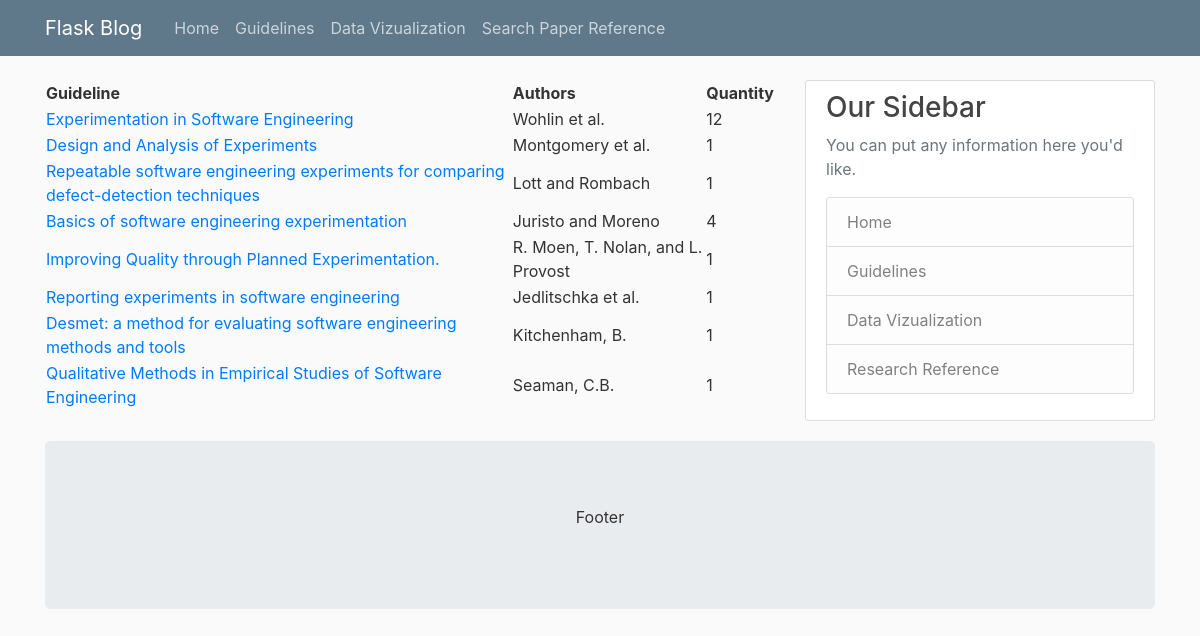
Before: /guidelines with the older database file.
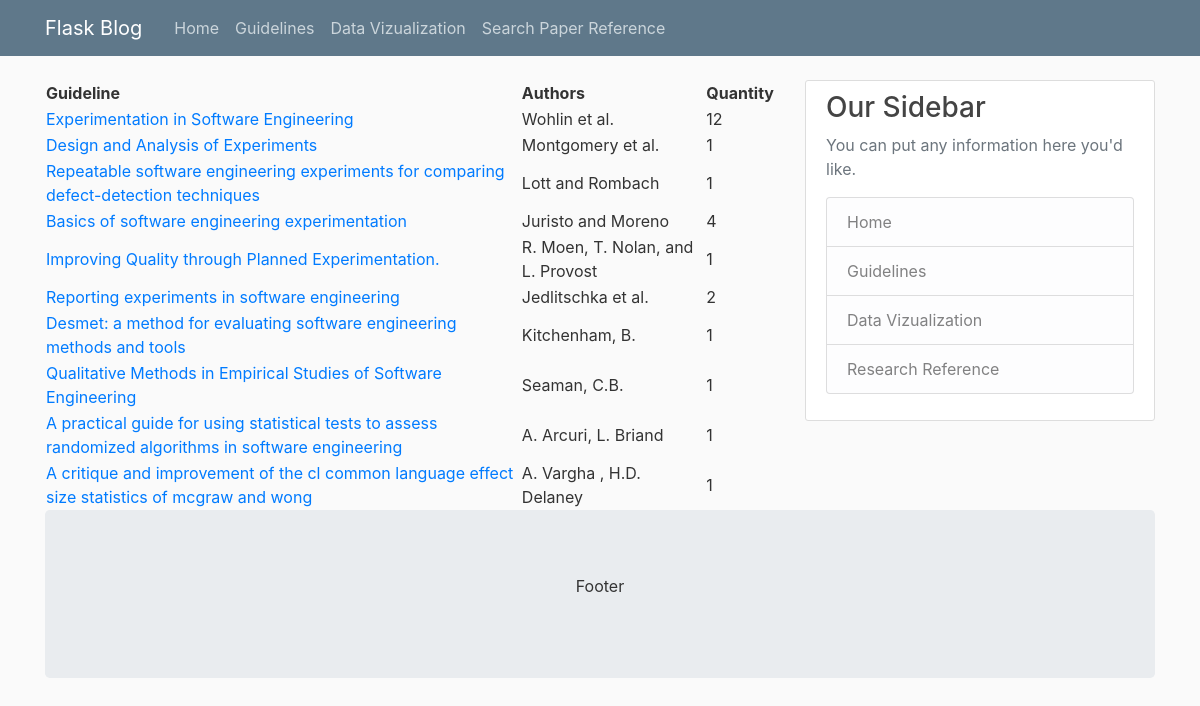
After: the same page with the newer database file.
### flaskblog/models.py (models this page shows)
class Guideline(db.Model):
    guide_id = db.Column(db.Integer, primary_key=True)
    title = db.Column(db.String(200), nullable=False)
    authors = db.Column(db.String(200), nullable=False)
    referenced_by = db.relationship('Publication', secondary=association_guideline,
                                    backref=db.backref('guidelines', lazy='dynamic'))

### flaskblog/guidelines/routes.py (the view)
@guidelines.route("/guidelines")
def all():
    guidelines = Guideline.query.all()
    return render_template('guidelines.html', guidelines=guidelines)

### flaskblog/templates/guidelines.html
{% extends "layout.html" %}
{% block content %}
    <table data-toggle="table" data-sort-stable="true" data-sort-name="quantity"
  data-sort-order="desc">
      <thead>
        <tr>
          <th data-field="name" data-sortable="true">Guideline</th>
          <th data-field="year" data-sortable="true">Authors</th>
          <th data-field="quantity" data-sortable="true">Quantity</th>
        </tr>
      </thead>
      <tbody>
        {% for guideline in guidelines %}
          <tr>
            <td>
              <a href="{{ url_for('guidelines.guide', guide_id=guideline.guide_id) }}">
                  {{ guideline.title }}
              </a>
            </td>
            <td> {{ guideline.authors }} </td>
            <td> {{ guideline.referenced_by|length }} </td>
          </tr>
        {% endfor %}
      </tbody>
    </table>
{% endblock content %}

### flaskblog/templates/layout.html (shortened to what this page needs)
<!DOCTYPE html>
<html>
<head>
    <link rel="stylesheet" href="https://maxcdn.bootstrapcdn.com/bootstrap/4.4.1/css/bootstrap.min.css">
    <link href="https://unpkg.com/bootstrap-table@1.16.0/dist/bootstrap-table.min.css" rel="stylesheet">
    <link rel="stylesheet" type="text/css" href="{{ url_for('static', filename='main.css') }}">
</head>
<body>
    <header class="site-header">
      <nav class="navbar navbar-expand-md navbar-dark bg-steel fixed-top">
        <div class="container">
          <a class="navbar-brand mr-4" href="/">Flask Blog</a>
          <div class="collapse navbar-collapse" id="navbarToggle">
            <div class="navbar-nav mr-auto">
              <a class="nav-item nav-link" href="{{ url_for('main.home') }}">Home</a>
              <a class="nav-item nav-link" href="{{ url_for('guidelines.all') }}">Guidelines</a>
              <a class="nav-item nav-link" href="{{ url_for('data_vizualization.index') }}">Data Vizualization</a>
              <a class="nav-item nav-link" href="{{ url_for('finder.index') }}">Search Paper Reference</a>
            </div>
          </div>
        </div>
      </nav>
    </header>
    <main role="main" class="container">
      <div class="row">
        <div class="col-md-8">
          {% block content %}{% endblock %}
        </div>
        <div class="col-md-4">
          <div class="content-section">
            <h3>Our Sidebar</h3>
            <p class='text-muted'>You can put any information here you'd like.
              <ul class="list-group">
                <li class="list-group-item list-group-item-light">Home</li>
                <li class="list-group-item list-group-item-light">Guidelines</li>
                <li class="list-group-item list-group-item-light">Data Vizualization</li>
                <li class="list-group-item list-group-item-light">Research Reference</li>
              </ul>
            </p>
          </div>
        </div>
      </div>
      <div class="jumbotron text-center" style="margin-bottom:0">
        <p>Footer</p>
      </div>
    </main>
</body>
</html>

### flaskblog/static/main.css (style rules this page uses)
body { background: #fafafa; color: #333333; margin-top: 5rem; }
h1, h2, h3, h4, h5, h6 { color: #444444; }
.bg-steel { background-color: #5f788a; }
.site-header .navbar-nav .nav-link { color: #cbd5db; }
.content-section { background: #ffffff; padding: 10px 20px; border: 1px solid #dddddd; border-radius: 3px; margin-bottom: 20px; }

Changed rows visible on the page:
computed for Guideline "Reporting experiments in software engineering": referenced_by|length "1" → "2"
added Guideline: title "A practical guide for using statistical tests to assess randomized algorithms in software engineering", authors "A. Arcuri, L. Briand", referenced_by|length "1"
added Guideline: title "A critique and improvement of the cl common language effect size statistics of mcgraw and wong", authors "A. Vargha , H.D. Delaney", referenced_by|length "1"
